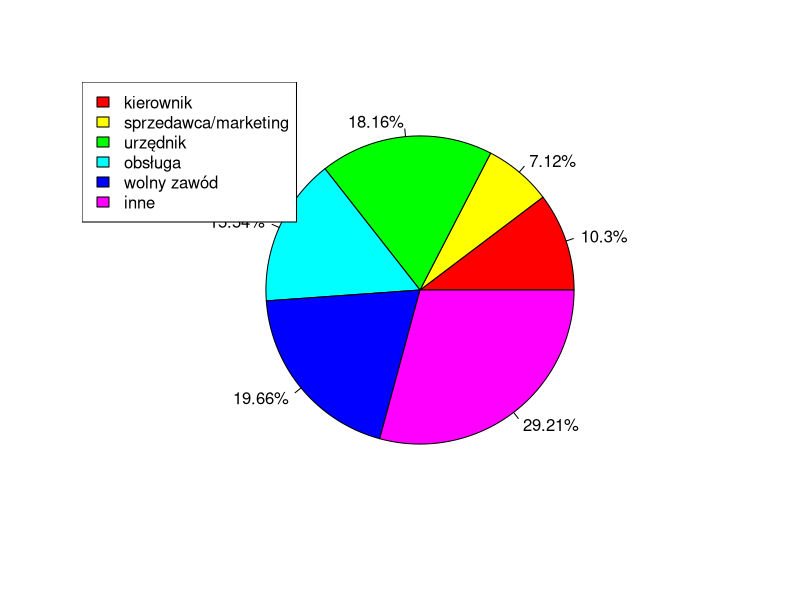
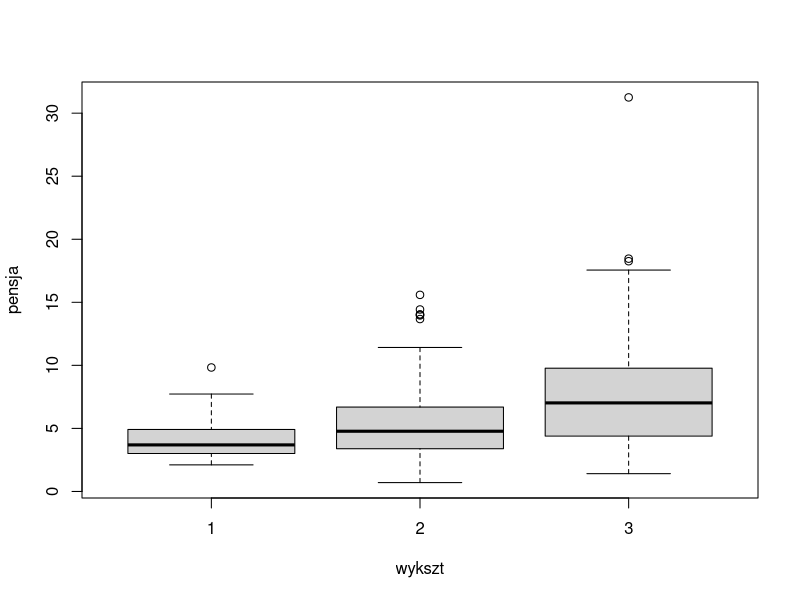
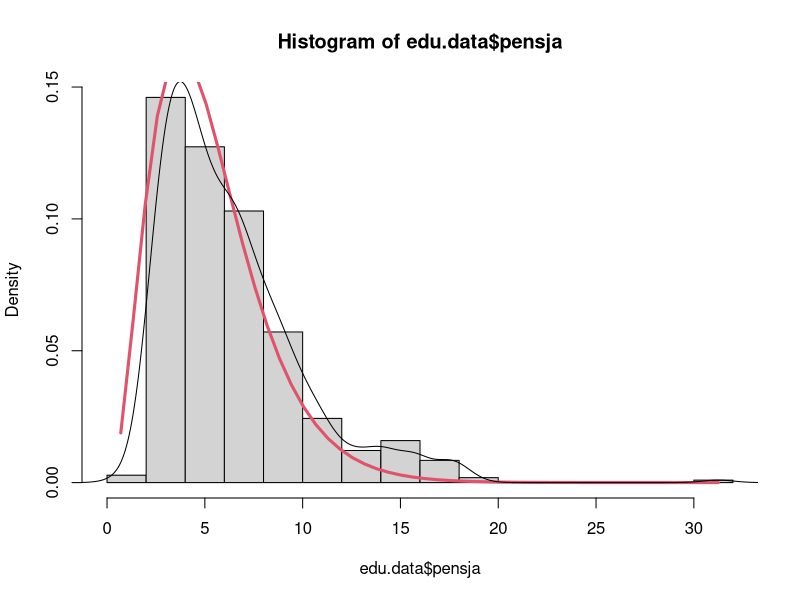
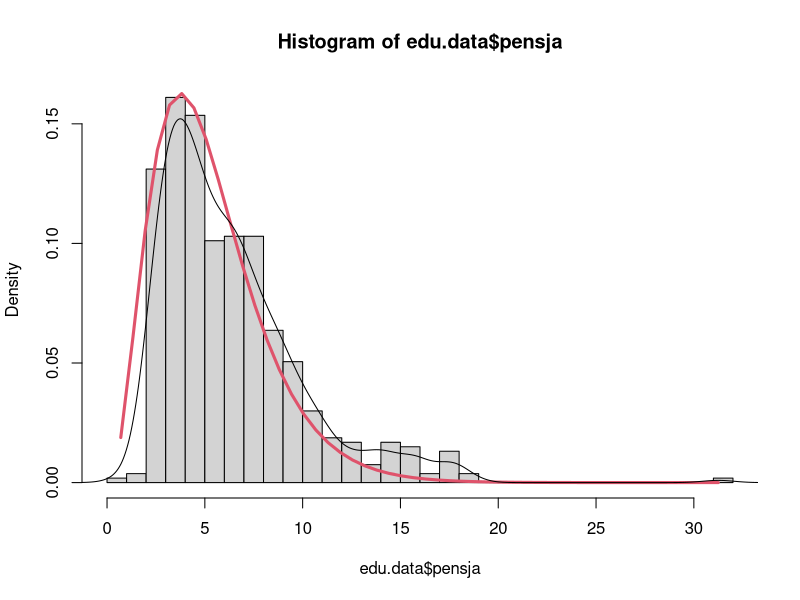

These figures' R source, in order:
edu.data <- read.table("lab1_dane.txt", dec = ",", header = TRUE)

# problem 1

type.count <- table(edu.data$typ)
percentages <- paste0(round(100 * type.count / sum(type.count), 2), "%")
dev.new(width = 10, height = 10)
pie(type.count, labels = percentages, col = rainbow(6), pin = c(50, 50))
legend("topleft", legend = c("kierownik", "sprzedawca/marketing", "urzędnik", "obsługa", "wolny zawód", "inne"), fill = rainbow(6))

# problem 2

edu.level <- function(e) {
	if (e <= 8) {
		return(1);
	} else if (e <= 12) {
		return(2);
	} else {
		return(3);
	}
}

dollars.to.pln = 3.99

pension <- function(dph) {
	return(dph * dollars.to.pln * 8 * 22 / 1000)
}

edu.data$wykszt <- sapply(edu.data$edu, edu.level)
edu.data$pensja <- sapply(edu.data$zarobki, pension)

# problem 3-4

pension.summary <- function(d) {
	pension <- data.frame(matrix(ncol = 9, nrow = 1))
	colnames(pension) <- c("mean", "median", "q1", "q3", "iqr", "var", "std", "min", "max")
	pension$mean <- mean(d$pensja)
	pension$median <- median(d$pensja)
	pension$q1 <- quantile(d$pensja, probs = 0.25)
	pension$q3 <- quantile(d$pensja, probs = 0.75)
	pension$iqr <- pension$q3 - pension$q1
	pension$var <- var(d$pensja)
	pension$std <- sqrt(pension$var)
	pension$min <- min(d$pensja)
	pension$max <- max(d$pensja)
	return(pension)
}

total.summary <- pension.summary(edu.data)
classes.summary <- rbind(pension.summary(edu.data[edu.data$wykszt == 1,]), pension.summary(edu.data[edu.data$wykszt == 2,]), pension.summary(edu.data[edu.data$wykszt == 3,]))
total.summary
classes.summary

boxplot(pensja ~ wykszt, edu.data)

# problem 5

pts <- seq(total.summary$min, total.summary$max, length = 50)

gamma.dist <- dgamma(pts, shape = 3.5, scale = 1.5)

hist(edu.data$pensja, prob = TRUE)
lines(pts, gamma.dist, col = 2, lwd = 3)
lines(density(edu.data$pensja))

fd.classes <- ceiling((total.summary$max - total.summary$min) / (2 * total.summary$iqr / nrow(edu.data) ^ (1/3)))

hist(edu.data$pensja, breaks = fd.classes, prob = TRUE)
lines(pts, gamma.dist, col = 2, lwd = 3)
lines(density(edu.data$pensja))

# problem 6

edu.data
race.edu <- table(edu.data$rasa, edu.data$wykszt)

total.count <- sum(race.edu)
race.edu <- race.edu / total.count
race.edu

help("boxplot")

